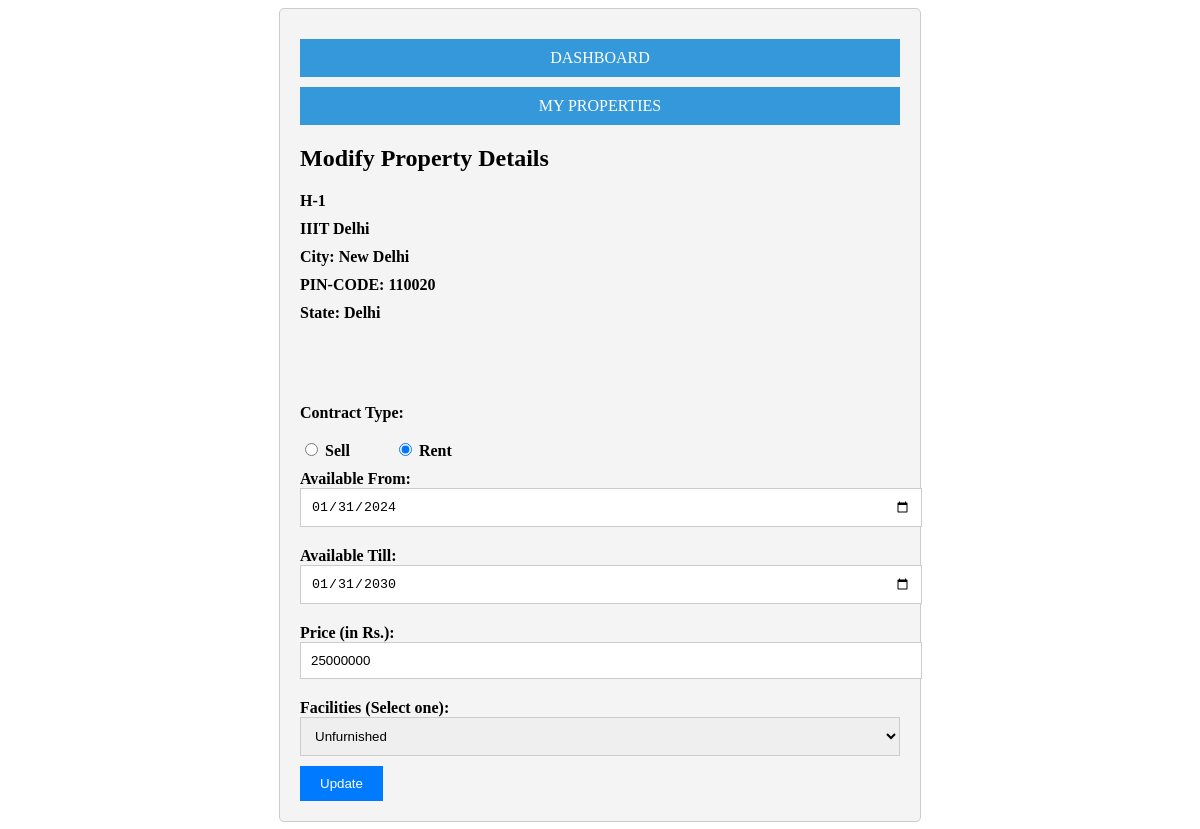
The page /update_property/5 on the database as committed earlier.
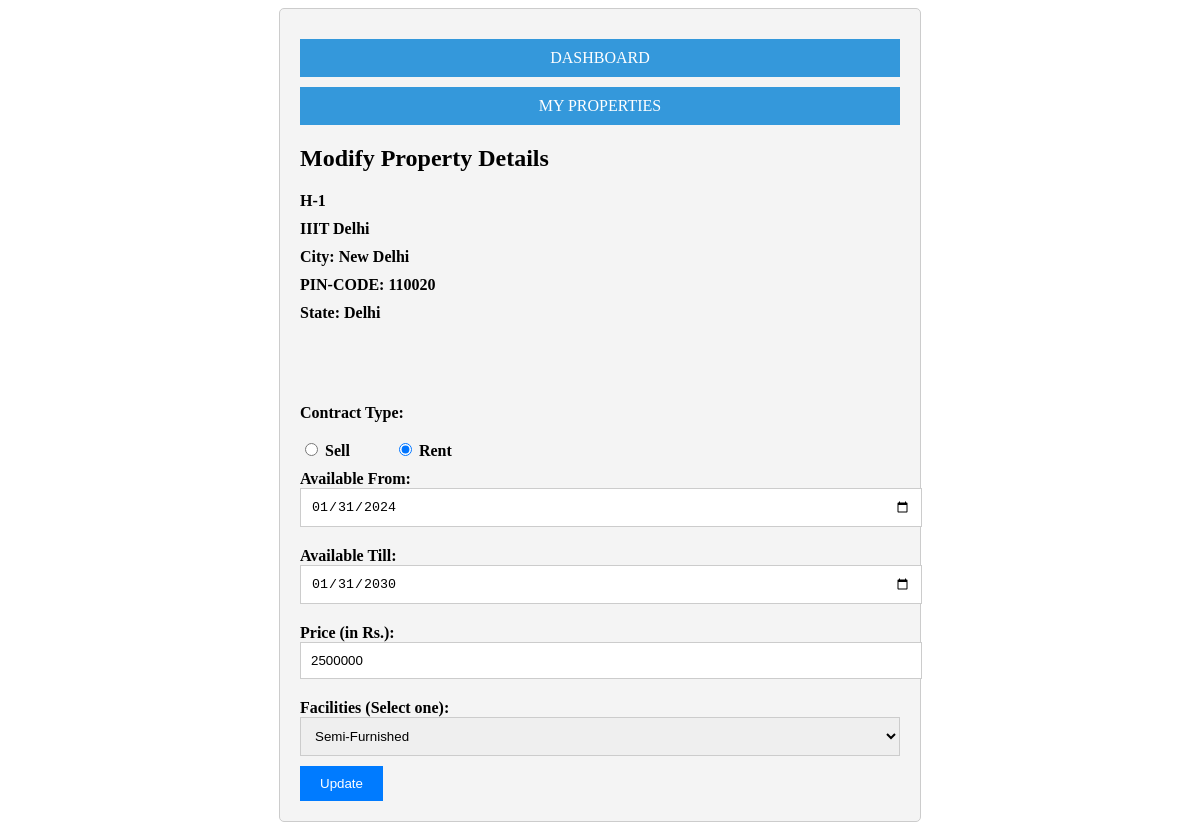
The same page on the database as committed later.
### project_app/models.py (models this page shows, shortened)
class Property(models.Model):
    owner = models.CharField(max_length=30,  null= False, blank=False, default = None)
    address_line_1 = models.CharField(max_length=30,  null= False, blank=False, default = None)
    address_line_2 = models.CharField(max_length=30,  null= False, blank=True, default = '')
    state = models.CharField(max_length=30,  null= False, blank=False, default = None)
    city = models.CharField(max_length=30,  null= False, blank=False, default = None)
    pincode = models.CharField(max_length=6,  null= False, blank=False, default = None)
    type = models.CharField(max_length=4,  null= False, blank=False, default = None)
    starting_date = models.DateField(null = True, blank = True, default= None)
    ending_date = models.DateField(null = True, blank = True, default= None)
    price = models.DecimalField(decimal_places=0, max_digits=10, null = True, blank = True, default= 0)
    facilities = models.CharField(max_length=20,  null= False, blank=False, default = None)

### project_app/views.py (the view)
# urls.py: path("update_property/<int:id>", views.update_property),
def update_property(request, id):
    property = Property.objects.get(id=id)
    if request.method =="POST":
        property_instance = get_object_or_404(Property, pk = id)
        input_contract_type = request.POST['contract-type']
        input_facilities = request.POST['facilities']
        input_contract_type = request.POST['contract-type']
        input_price = request.POST['price']
        input_availability_from = request.POST['availability-from']
        input_availability_till = request.POST['availability-till']
        if(input_contract_type == 'RENT' and (input_availability_from == '' or input_availability_till == '')):
            messages.info(request, 'PLEASE FILL AVAILABILITY DATES')
            return redirect('edit_property_page')
        if(input_contract_type == 'RENT'):
            property_instance.starting_date = input_availability_from
            property_instance.ending_date = input_availability_till
            property_instance.price = input_price
            property_instance.facilities = input_facilities
            property_instance.save()
            return redirect('my_properties_page')
        else:
            property_instance.type = input_contract_type
            property_instance.starting_date = None
            property_instance.ending_date = None
            property_instance.price = input_price
            property_instance.facilities = input_facilities
            property_instance.save()
            return redirect('my_properties_page')
    else:
        return render(request, 'edit_property.html', {'property':property})

### project_app/templates/edit_property.html (shortened to what this page needs)
<!DOCTYPE html>
<html lang="en">
<head>
</head>
<body>
    <div class="container">
        <a class="go-to-dashboard-button" href="/dashboard">DASHBOARD</a>
        <a class="go-to-dashboard-button" href="/my_properties">MY PROPERTIES</a>
        <h2>Modify Property Details</h2>
        <form action="/update_property/{{property.id}}" method="post">
            <label for="address-line-1">{{property.address_line_1}}</label>
            <label for="address-line-2">{{property.address_line_2}}</label>
            <label for="city">City: {{property.city}}</label>
            <label for="pin-code">PIN-CODE: {{property.pincode}}</label>
            <label for="state">State: {{property.state}}</label>
            <br></br>
            <br></br>
            <label for="contract-type">Contract Type:</label>
            <span class="radio-label" >
                <input type="radio" id="sell" name="contract-type" value="SELL" required>
                <label class="radio-label" for="sell">Sell</label>
            </span>
            <span class="radio-label">
                <input type="radio" id="rent" name="contract-type" value="RENT" required>
                <label class="radio-label" for="rent">Rent</label>
            </span>
            <div class="date-fields">
                <label for="availability-from">Available From:</label>
                <input type="date" id="availability-from" name="availability-from">
                <label for="availability-till">Available Till:</label>
                <input type="date" id="availability-till" name="availability-till">
            </div>
            <label for="price">Price (in Rs.):</label>
            <input type="number" id="price" name="price" required value="{{property.price}}" max="1000000000">
            <label for="facilities">Facilities (Select one):</label>
            <select id="facilities" name="facilities" required value="{{property.facilities}}">
                <option value="Semi-Furnished">Semi-Furnished</option>
                <option value="Unfurnished">Unfurnished</option>
            </select>
            <button type="submit">Update</button>
        </form>
    </div>
</body>
</html>

Rows that differ between the two databases and show on the page:
changed Property "IIIT Delhi": price "25000000" → "2500000"; facilities "Unfurnished" → "Semi-Furnished"
